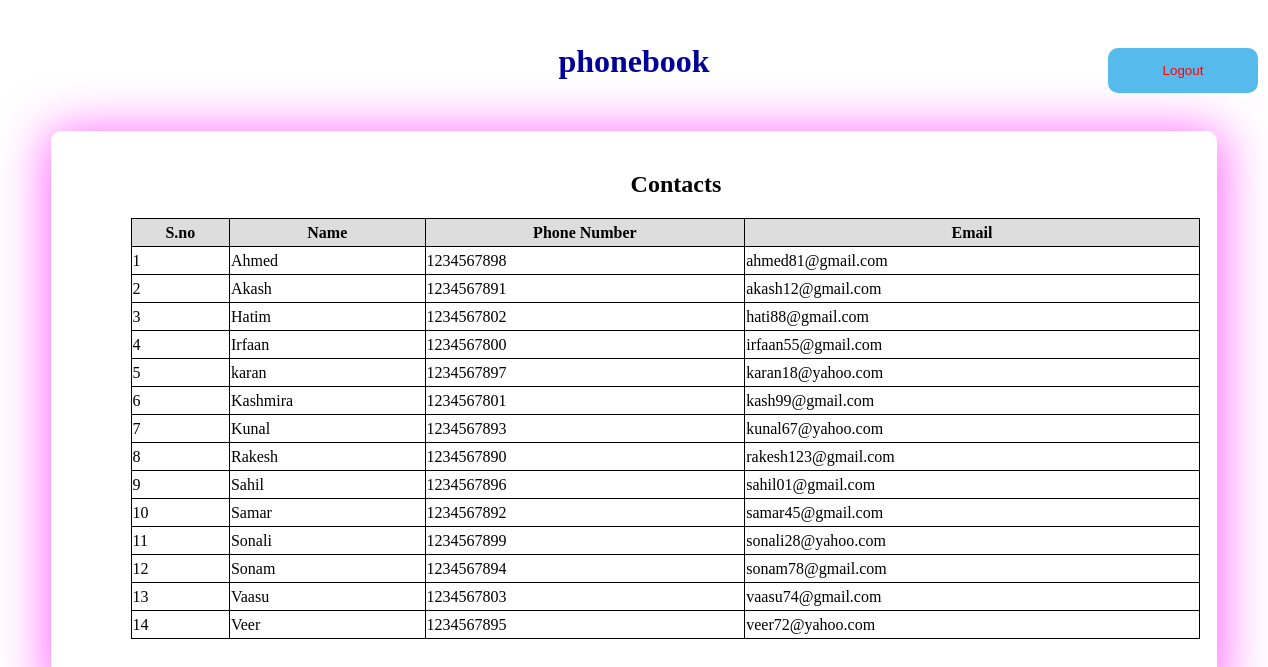
Page /all.php (signed in) on the committed database.
### tables this page shows
CREATE TABLE IF NOT EXISTS `contact` (
  `name` varchar(100) NOT NULL,
  `phone` int(150) DEFAULT NULL,
  `email` varchar(100) NOT NULL,
  PRIMARY KEY (`email`)
);

### all.php (the view, shortened to what this page needs)
<!DOCTYPE html>
<html>
<head>
</head>
<body>
<form method="get">
   <input type="submit" style="margin-left: 1100px" class="button" name="logout" value="Logout">
</form>
<h1 style="color: #000099;margin-top: -50px;text-align: center;padding-bottom: 30px">phonebook</h1>
<div class="wrapper">
  <div>
    <div style="margin-left: 560px">
      <b><h2>Contacts</h2></b>
    </div>
    <div style="margin-left: 60px">
  <table align="middle" width="181%" style="line-height:25px;border-collapse:collapse;border:1px solid black">
     <tr style="text-align:center;border:1px solid black">
      <th style="border:1px solid black;background-color:#DDD">S.no</th>
      <th style="border:1px solid black;background-color:#DDD">Name</th>
      <th style="border:1px solid black;background-color:#DDD">Phone Number</th>
      <th style="border:1px solid black;background-color:#DDD">Email</th>
     </tr>
  <?php
     $conn=new mysqli("localhost","root","","phonebook");
     $query="SELECT * FROM contact";
     $result=$conn->query($query);
     $row=$result->num_rows;
     $i=1;
     if($row>0)
      {  while($row=$result->fetch_assoc())
          { ?>
             <tr>
              <td style="border:1px solid black"><?php echo $i ?></td>
              <td style="border:1px solid black"><?php echo $row['name']; ?></td>
              <td style="border:1px solid black"><?php echo $row['phone']; ?></td>
              <td style="border:1px solid black"><?php echo $row['email']; ?></td>
             </tr>
            <?php
            $i++;
          }
      }
  ?>
  </div>
  </div>
</div>
</body>
</html>

### all.php (style rules this page uses)
.wrapper { display: flex; border-radius: 10px; margin-left: auto; margin-right: auto; box-shadow: 1px 5px 50px 5px #ff66ff; width: 90%; min-height: 100%; padding: 20px; padding-bottom: 50px; }
.button { height: 45px; width: 150px; border-radius: 10px; border: none; margin-top: 40px; color: red; background-color: #56baed; }

### rows in the picture
contact: name "Ahmed", phone "1234567898", email "ahmed81@gmail.com"
contact: name "Akash", phone "1234567891", email "akash12@gmail.com"
contact: name "Hatim", phone "1234567802", email "hati88@gmail.com"
contact: name "Irfaan", phone "1234567800", email "irfaan55@gmail.com"
contact: name "karan", phone "1234567897", email "karan18@yahoo.com"
contact: name "Kashmira", phone "1234567801", email "kash99@gmail.com"
contact: name "Kunal", phone "1234567893", email "kunal67@yahoo.com"
contact: name "Rakesh", phone "1234567890", email "rakesh123@gmail.com"
contact: name "Sahil", phone "1234567896", email "sahil01@gmail.com"
contact: name "Samar", phone "1234567892", email "samar45@gmail.com"
contact: name "Sonali", phone "1234567899", email "sonali28@yahoo.com"
contact: name "Sonam", phone "1234567894", email "sonam78@gmail.com"
contact: name "Vaasu", phone "1234567803", email "vaasu74@gmail.com"
contact: name "Veer", phone "1234567895", email "veer72@yahoo.com"
